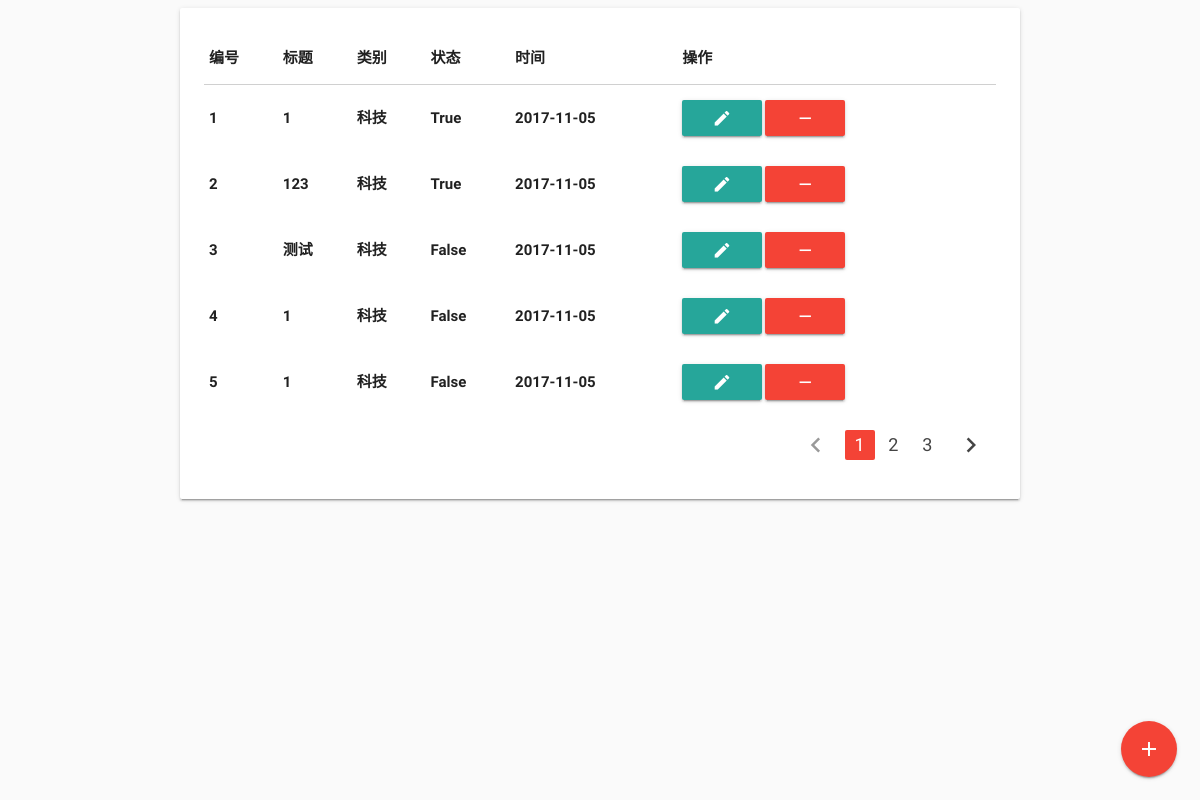
The page /admin/ on the database as committed earlier.
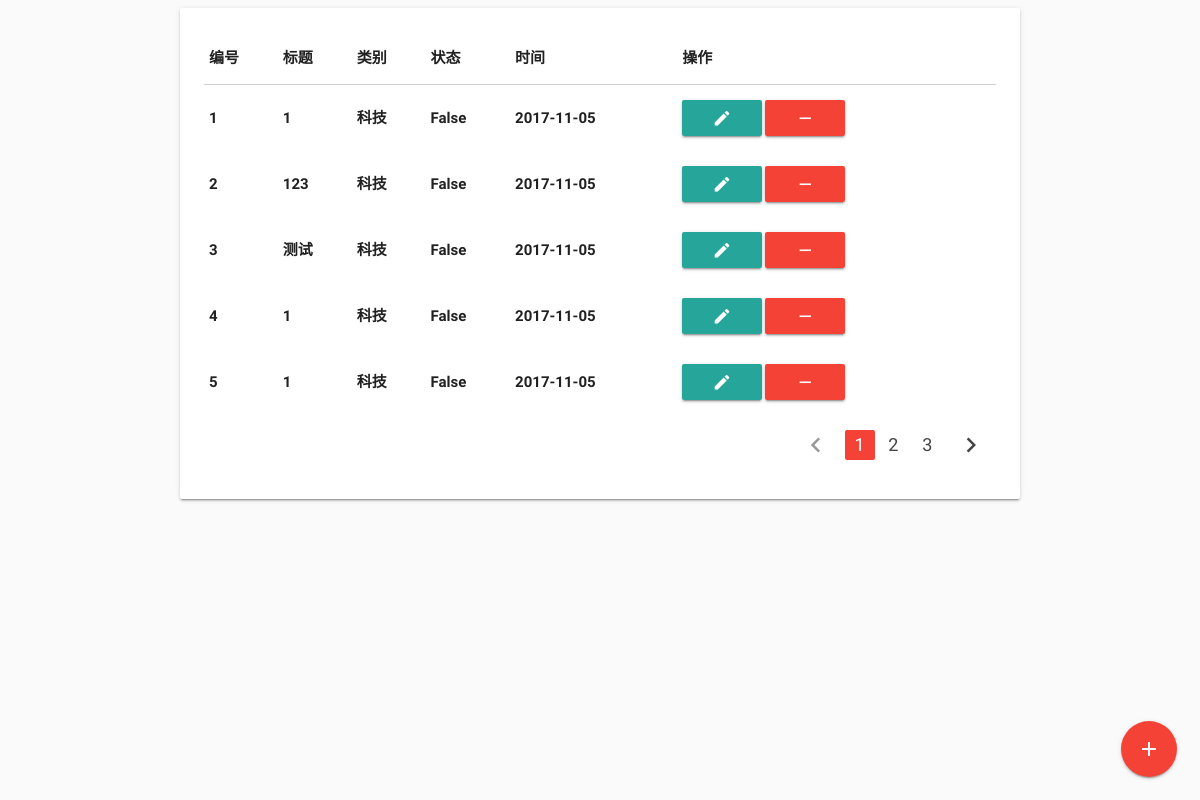
The same page on the database as committed later.
### app/models.py (models this page shows, shortened)
class News(db.Model):
    __tablename__ = 'news'
    id = db.Column(db.Integer, primary_key=True)
    title = db.Column(db.String(128), nullable=False)
    content = db.Column(db.Text)
    add_time = db.Column(db.DateTime, default=datetime.now)
    is_valid = db.Column(db.Boolean, default=False)
    category_id = db.Column(db.Integer, db.ForeignKey('categorys.id'))

class Category(db.Model):
    __tablename__ = 'categorys'
    id = db.Column(db.Integer, primary_key=True)
    name = db.Column(db.String(16), nullable=False)
    news = db.relationship('News', backref='category')

### app/admin/views.py (the view)
@admin.route('/')
def index():
    page = request.args.get('page', 1, type=int)
    pagination = News.query.order_by(
        News.add_time.desc()
    ).paginate(
        page,
        per_page=5,
    )
    news = pagination.items
    return render_template(
        'admin/index.html',
        news_list=news,
        pagination=pagination
    )

### app/templates/admin/index.html (shortened to what this page needs)
{% extends 'admin/base.html' %}
{% import 'macros.html' as macros %}
{% block content %}
    <div class="card-panel">
        <table class="responsive-table highlight">
            <thead>
                <tr>
                    <th>编号</th>
                    <th>标题</th>
                    <th>类别</th>
                    <th>状态</th>
                    <th>时间</th>
                    <th>操作</th>
                </tr>
            </thead>
            <tbody>
                {% for news in news_list %}
                    <tr>
                        <th>{{ loop.index }}</th>
                        <th>{{ news.title }}</th>
                        <th>{{ news.category.name }}</th>
                        <th>{{ news.is_valid }}</th>
                        <th>{{ news.add_time.strftime('%Y-%m-%d') }}</th>
                        <th>
                            <a href="{{ url_for('admin.edit', news_id=news.id) }}" class="waves-effect waves-light btn"><i class="material-icons">edit</i></a>
                            <a data-url="{{ url_for('admin.delete', news_id=news.id) }}" class="waves-effect waves-light btn red">
                                <i class="material-icons">remove</i>
                            </a>
                        </th>
                    </tr>
                {% endfor %}
            </tbody>
        </table>
        {{ macros.pagination_widget(pagination, 'admin.index') }}
        <div class="fixed-action-btn">
            <a href="{{ url_for('admin.add') }}" class="btn-floating btn-large red">
                <i class="large material-icons">add</i>
            </a>
        </div>
    </div>
{% endblock %}

Rows that differ between the two databases and show on the page:
changed News (number 1 of 5 on the later page): is_valid "True" → "False"
changed News (number 2 of 5 on the later page): is_valid "True" → "False"
